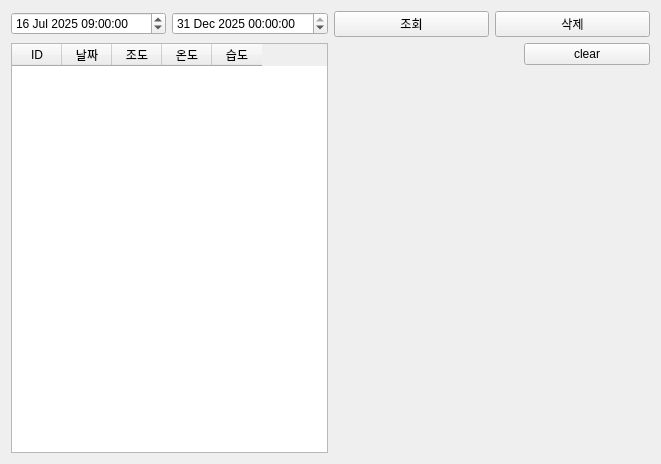
<?xml version="1.0" encoding="UTF-8"?>
<ui version="4.0">
 <class>Tab5sensordatabase</class>
 <widget class="QWidget" name="Tab5sensordatabase">
  <property name="geometry">
   <rect>
    <x>0</x>
    <y>0</y>
    <width>661</width>
    <height>464</height>
   </rect>
  </property>
  <property name="windowTitle">
   <string>Form</string>
  </property>
  <layout class="QVBoxLayout" name="verticalLayout">
   <item>
    <layout class="QHBoxLayout" name="horizontalLayout">
     <item>
      <widget class="QDateTimeEdit" name="pDateTimeEditFrom">
       <property name="date">
        <date>
         <year>2025</year>
         <month>7</month>
         <day>16</day>
        </date>
       </property>
       <property name="time">
        <time>
         <hour>9</hour>
         <minute>0</minute>
         <second>0</second>
        </time>
       </property>
      </widget>
     </item>
     <item>
      <widget class="QDateTimeEdit" name="pDateTimeEditTo">
       <property name="date">
        <date>
         <year>2025</year>
         <month>12</month>
         <day>31</day>
        </date>
       </property>
      </widget>
     </item>
     <item>
      <widget class="QPushButton" name="pPBsearchDB">
       <property name="text">
        <string>조회</string>
       </property>
      </widget>
     </item>
     <item>
      <widget class="QPushButton" name="pPBdeleteDB">
       <property name="text">
        <string>삭제</string>
       </property>
      </widget>
     </item>
    </layout>
   </item>
   <item>
    <layout class="QHBoxLayout" name="horizontalLayout_2" stretch="5,5">
     <item>
      <widget class="QTableWidget" name="pTBsensor">
       <attribute name="horizontalHeaderDefaultSectionSize">
        <number>50</number>
       </attribute>
       <column>
        <property name="text">
         <string>ID</string>
        </property>
       </column>
       <column>
        <property name="text">
         <string>날짜</string>
        </property>
       </column>
       <column>
        <property name="text">
         <string>조도</string>
        </property>
       </column>
       <column>
        <property name="text">
         <string>온도</string>
        </property>
       </column>
       <column>
        <property name="text">
         <string>습도</string>
        </property>
       </column>
      </widget>
     </item>
     <item>
      <layout class="QVBoxLayout" name="vertical" stretch="1,9">
       <item>
        <layout class="QHBoxLayout" name="horizontalLayout_3" stretch="6,4">
         <item>
          <spacer name="horizontalSpacer">
           <property name="orientation">
            <enum>Qt::Orientation::Horizontal</enum>
           </property>
           <property name="sizeHint" stdset="0">
            <size>
             <width>40</width>
             <height>20</height>
            </size>
           </property>
          </spacer>
         </item>
         <item>
          <widget class="QPushButton" name="pushButton">
           <property name="text">
            <string>clear</string>
           </property>
          </widget>
         </item>
        </layout>
       </item>
       <item>
        <layout class="QHBoxLayout" name="pChartViewLayout"/>
       </item>
      </layout>
     </item>
    </layout>
   </item>
  </layout>
 </widget>
 <resources/>
 <connections/>
</ui>
